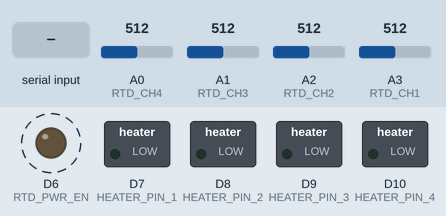
Recording of a program running on a simulated Seeed XIAO (SAMD21). On the bench: switched loads named in the program (green lamp = pin HIGH), output pins drawn as LEDs (lit = HIGH). Dashed ring = blinking. The inputs (shaded band) are chosen by the test bench; at power-on: A0 (RTD_CH4) = 512, A1 (RTD_CH3) = 512, A2 (RTD_CH2) = 512, A3 (RTD_CH1) = 512 (analog values on the 0–1023 scale). What the program prints to the serial monitor is not drawn.

Above: at 1.3 s.
1.4 s: "1" received over Serial
At 2.3 s:
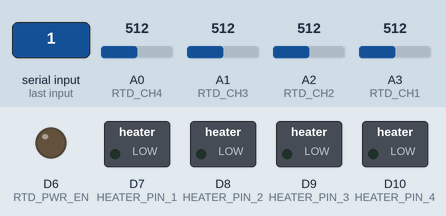
At 2.71 s:
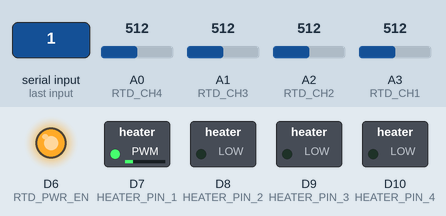
4.4 s: A0 (RTD_CH4) set to 716
7.4 s: A1 (RTD_CH3) set to 716
10.4 s: A2 (RTD_CH2) set to 716
13.4 s: A3 (RTD_CH1) set to 716
16.4 s: A0 (RTD_CH4) set to 992
Timing chart, 0 to 20.4 s (numbered marks = the images above; inputs shaded):
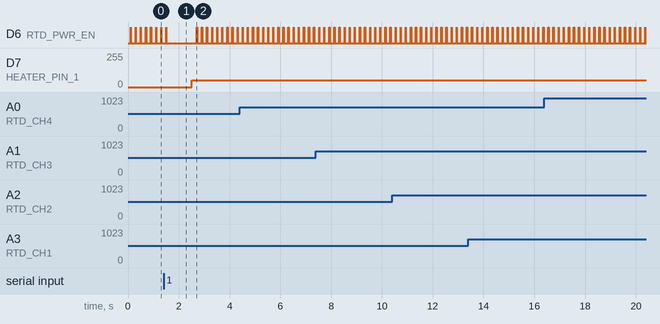

Measured:
- after the input at 1.4 s, D7 (HEATER_PIN_1): 0/255 → 49/255 after 1.1 s
- by itself, D6 (RTD_PWR_EN): alternates HIGH for 0.01 s and LOW for 0.19 s

The program:

main.cpp
```cpp
#include "system.h"
#include "Sample_data.h"
#include "heater.h"
#include "Comm.h"

void setup() {
  system_init();
  heater_init();
  RTD_init();
}

void loop() {
  Update_sampling();
  SendData2GUI();
  Getdata_fromGUI();
  heater_set_pwm(heater_pwm_1, heater_pwm_2, heater_pwm_3, heater_pwm_4);
  delay(Sampling_period);
}
```

Comm.cpp
```cpp
#include <Arduino.h>

#include "Comm.h"

byte * temp_data;

uint32_t heater_pwm_1 = 0;
uint32_t heater_pwm_2 = 0;
uint32_t heater_pwm_3 = 0;
uint32_t heater_pwm_4 = 0;

uint8_t packet2send[packet2send_LEN] = {0};
char    packet2recv[packet2recv_LEN] = {0};

void Pack_data(void * data, int data_index, size_t data_length) {
  temp_data = (byte *) data;
  memcpy(&packet2send[data_index], temp_data, data_length);
}

void Getdata_fromGUI(void) {
  while (Serial.available()) {
    Serial.readBytes(packet2recv, packet2recv_LEN);
  }

  heater_pwm_1 = (uint32_t)(packet2recv[0]);
  heater_pwm_2 = (uint32_t)(packet2recv[1]);
  heater_pwm_3 = (uint32_t)(packet2recv[2]);
  heater_pwm_4 = (uint32_t)(packet2recv[3]);
}

void SendData2GUI(void) {
  Serial.write(packet2send, packet2send_LEN);
}
```

Comm.h
```cpp
#pragma once

#include <Arduino.h>

#define packet2recv_LEN 4
#define packet2send_LEN 16

extern uint32_t heater_pwm_1;
extern uint32_t heater_pwm_2;
extern uint32_t heater_pwm_3;
extern uint32_t heater_pwm_4;

extern void Pack_data(void * data, int data_index, size_t data_length);

extern void Getdata_fromGUI(void);
extern void SendData2GUI(void);
```

Sample_data.cpp
```cpp
#include <Arduino.h>

#include "Sample_data.h"
#include "Comm.h"
#include "data2sample.h"
#include "system.h"

uint32_t rtd1 = 0;
uint32_t rtd2 = 0;
uint32_t rtd3 = 0;
uint32_t rtd4 = 0;

void RTD_init(void) {
  pinMode(RTD_PWR_EN, OUTPUT);
  analogReadResolution(12);
  digitalWrite(RTD_PWR_EN, LOW); // Enable power to the RTD
  delay(100); // Allow time for the RTD to stabilize
}

void RTD_power_off(void) {
  digitalWrite(RTD_PWR_EN, LOW); // Disable power to the RTD
}

void RTD_power_on(void) {
  digitalWrite(RTD_PWR_EN, HIGH); // Enable power to the RTD
  delay(EN_STABLE_TIME); // Allow time for the RTD to stabilize
}

void Update_sampling(void) {
  RTD_power_on();

  rtd1 = analogRead(RTD_CH1);
  rtd2 = analogRead(RTD_CH2);
  rtd3 = analogRead(RTD_CH3);
  rtd4 = analogRead(RTD_CH4);

  RTD_power_off(); // Disable power to the RTD

  Pack_data(&rtd1, 0, sizeof(rtd1));
  Pack_data(&rtd2, 0 + sizeof(rtd1), sizeof(rtd2));
  Pack_data(&rtd3, 0 + sizeof(rtd1) + sizeof(rtd2), sizeof(rtd3));
  Pack_data(&rtd4, 0 + sizeof(rtd1) + sizeof(rtd2) + sizeof(rtd3), sizeof(rtd4));
}
```

Sample_data.h
```cpp
#pragma once

#include <Arduino.h>

#define RTD_CH1 A3
#define RTD_CH2 A2
#define RTD_CH3 A1
#define RTD_CH4 A0

#define RTD_PWR_EN 6

#define EN_STABLE_TIME 10

// Read the RTD values
extern uint32_t rtd1;
extern uint32_t rtd2;
extern uint32_t rtd3;
extern uint32_t rtd4;

extern void RTD_init(void);
extern void RTD_power_off(void);
extern void RTD_power_on(void);

extern void Update_sampling(void);
```

data2sample.h
```cpp
#pragma once

#include <Arduino.h>

extern uint32_t RTD1;
extern uint32_t RTD2;

extern uint32_t Vol_Diff_1;
extern uint32_t Vol_Diff_2;
```

heater.cpp
```cpp
#include "heater.h"

void heater_init(void) {
  pinMode(HEATER_PIN_1, OUTPUT);
  pinMode(HEATER_PIN_2, OUTPUT);
  pinMode(HEATER_PIN_3, OUTPUT);
  pinMode(HEATER_PIN_4, OUTPUT);

  digitalWrite(HEATER_PIN_1, LOW);
  digitalWrite(HEATER_PIN_2, LOW);
  digitalWrite(HEATER_PIN_3, LOW);
  digitalWrite(HEATER_PIN_4, LOW);
}

void heater_set_pwm(uint8_t heater_pwm_1, uint8_t heater_pwm_2, uint8_t heater_pwm_3, uint8_t heater_pwm_4) {
  analogWrite(HEATER_PIN_1, heater_pwm_1);
  analogWrite(HEATER_PIN_2, heater_pwm_2);
  analogWrite(HEATER_PIN_3, heater_pwm_3);
  analogWrite(HEATER_PIN_4, heater_pwm_4);
}
```

heater.h
```cpp
#pragma once

#include <Arduino.h>
#include "system.h"

#define HEATER_PIN_1 7
#define HEATER_PIN_2 8
#define HEATER_PIN_3 9
#define HEATER_PIN_4 10

extern void heater_init(void);
extern void heater_set_pwm(uint8_t heater_pwm_1, uint8_t heater_pwm_2, uint8_t heater_pwm_3, uint8_t heater_pwm_4);
```

system.cpp
```cpp
#include "system.h"

void system_init(void) {
  SerialUSB.begin(115200);
  while (!SerialUSB) {
    ;
  }
}
```

system.h
```cpp
#pragma once

#include <Arduino.h>
#include "Sample_data.h"

#define SAMPLE_FREQ     5

#define Sampling_period 1000/SAMPLE_FREQ - EN_STABLE_TIME // unit: ms

extern void system_init(void);
```
